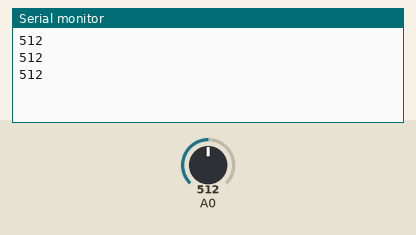
This sketch was run on a simulated Arduino Uno, built with avr-gcc and run on an emulated ATmega328P. On the bench: the last lines printed to the serial monitor. Inputs (shaded band) come from the test bench; at power-on: A0 = 512.

Above: at 1.8 s.
1.9 s: A0 set to 716
At 2.4 s:
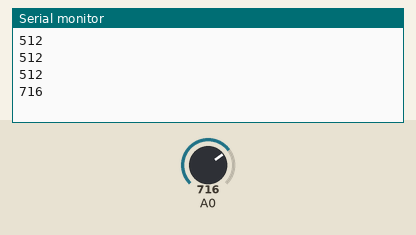
3.4 s: A0 set to 900
At 3.9 s:
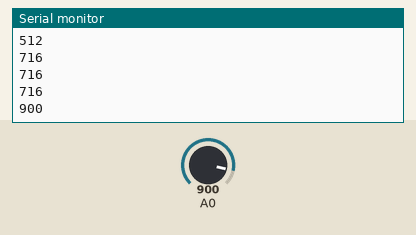
Timing chart, 0 to 6.4 s (numbered marks = the images above; inputs shaded):
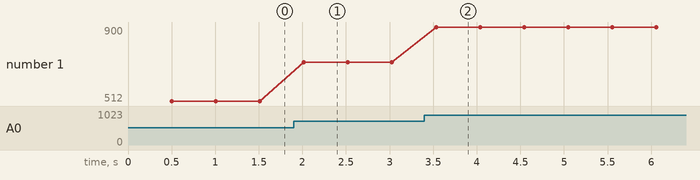

The sketch:

bicismart2.ino
```cpp
int sensorValue;
const int rs = 12, en = 11, d4 = 5, d5 = 4, d6 = 3, d7 = 2;
void setup()
{
  Serial.begin(9600);


}

void loop()
{
  delay(500);//3 segundos
  sensorValue = analogRead(0); // read analog input pin 0
  //Serial.print("AirQua=");
  Serial.print(sensorValue, DEC);
  Serial.println();// prints the value read
  //Serial.println(" PPM");
  //EthernetClient client = server.available();
  Serial.flush();
}
```

Measured:
- after the input at 1.9 s, the serial monitor: prints a new line after 0.12 s (image 1)
- after the input at 3.4 s, the serial monitor: prints a new line after 0.13 s (image 2)
- plotted number 1: 512 → 716 after the input at 1.9 s, 716 → 900 after the input at 3.4 s
